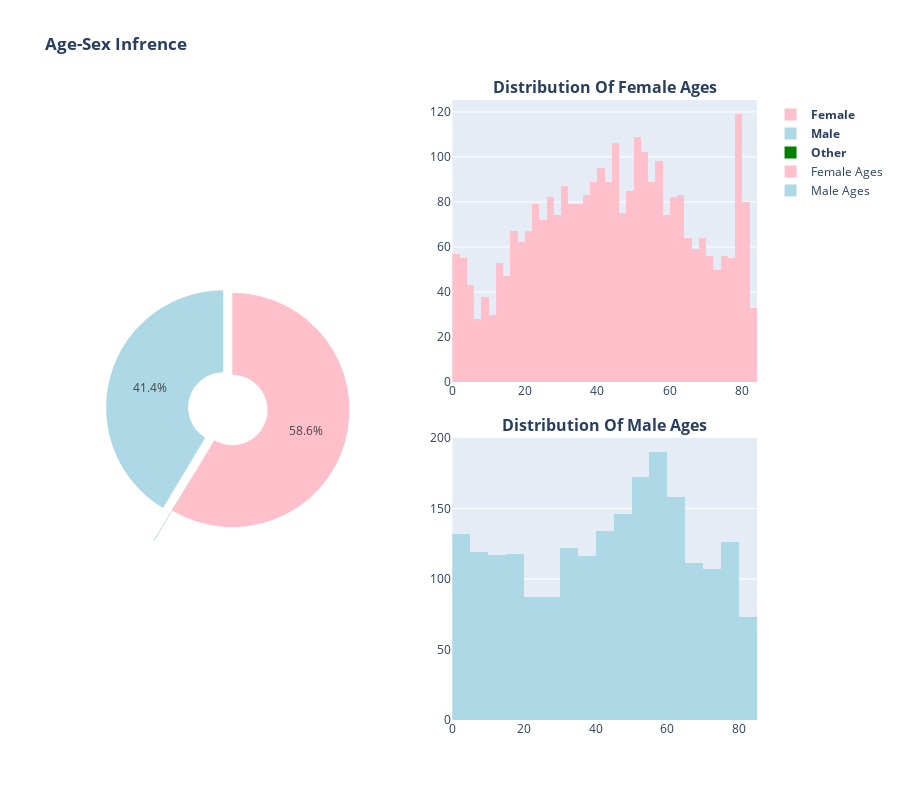

The notebook cell saved with this chart:
### Code cell
fig = make_subplots( rows=2, cols=2,subplot_titles=('','<b>Distribution Of Female Ages<b>','<b>Distribution Of Male Ages<b>','Residuals'),
vertical_spacing=0.09, specs=[[{"type": "pie","rowspan": 2},{"type": "histogram"}], [None,{"type": "histogram"}],])

fig.add_trace(go.Pie(values=stroke_data.gender.value_counts().values,labels=['<b>Female<b>','<b>Male<b>','<b>Other<b>'],hole=0.3,pull=[0,0.08,0.3],
marker_colors=['pink','lightblue','green'],textposition='inside'), row=1, col=1)

fig.add_trace(go.Histogram(x=stroke_data.query('gender=="Female"').age,marker= dict(color='pink'),name='Female Ages'),row=1, col=2)

fig.add_trace(go.Histogram(x=stroke_data.query('gender=="Male"').age,marker= dict(color='lightblue'),name='Male Ages'),row=2, col=2)

fig.update_layout(height=800,showlegend=True,title_text="<b>Age-Sex Infrence<b>",)

fig.show()

### Figure 1 — Plotly figure (JSON) as saved in the notebook; plotly's stock layout.template omitted (floating-point values rounded to 4 significant figures; data arrays with more than 128 entries replaced by an {"elided": "..."} marker saying what was removed)
{"data": [{"domain": {"x": [0, 0.45], "y": [0, 1]}, "hole": 0.3, "labels": ["<b>Female<b>", "<b>Male<b>", "<b>Other<b>"], "marker": {"colors": ["pink", "lightblue", "green"]}, "pull": [0, 0.08, 0.3], "textposition": "inside", "type": "pie", "values": [2994, 2115, 1]}, {"marker": {"color": "pink"}, "name": "Female Ages", "type": "histogram", "x": {"elided": "2994 float values"}, "xaxis": "x", "yaxis": "y"}, {"marker": {"color": "lightblue"}, "name": "Male Ages", "type": "histogram", "x": {"elided": "2115 float values"}, "xaxis": "x2", "yaxis": "y2"}], "layout": {"annotations": [{"font": {"size": 16}, "showarrow": false, "text": "<b>Distribution Of Female Ages<b>", "x": 0.775, "xanchor": "center", "xref": "paper", "y": 1, "yanchor": "bottom", "yref": "paper"}, {"font": {"size": 16}, "showarrow": false, "text": "<b>Distribution Of Male Ages<b>", "x": 0.775, "xanchor": "center", "xref": "paper", "y": 0.455, "yanchor": "bottom", "yref": "paper"}], "height": 800, "showlegend": true, "title": {"text": "<b>Age-Sex Infrence<b>"}, "xaxis": {"anchor": "y", "domain": [0.55, 1]}, "xaxis2": {"anchor": "y2", "domain": [0.55, 1]}, "yaxis": {"anchor": "x", "domain": [0.545, 1]}, "yaxis2": {"anchor": "x2", "domain": [0, 0.455]}}}
